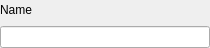
<?xml version="1.0" encoding="UTF-8"?>
<ui version="4.0">
 <class>ElementParameterWidget</class>
 <widget class="QWidget" name="ElementParameterWidget">
  <property name="geometry">
   <rect>
    <x>0</x>
    <y>0</y>
    <width>210</width>
    <height>48</height>
   </rect>
  </property>
  <property name="windowTitle">
   <string>Form</string>
  </property>
  <layout class="QGridLayout" name="gridLayout">
   <property name="margin">
    <number>0</number>
   </property>
   <item row="0" column="0">
    <layout class="QVBoxLayout" name="verticalLayout">
     <item>
      <widget class="QLabel" name="label">
       <property name="text">
        <string>Name</string>
       </property>
      </widget>
     </item>
     <item>
      <widget class="QLineEdit" name="m_nameEdit"/>
     </item>
    </layout>
   </item>
  </layout>
 </widget>
 <resources/>
 <connections/>
</ui>
